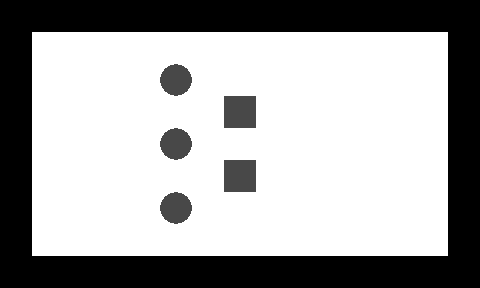

Below is a game level as drawn by its tile map, then a one-line description and the .tmx file that defines it, in full:
An orthogonal 15x9 tile map with 32x32 px tiles, 2 tile layers (1, 2).

<map version="1.0" orientation="orthogonal" width="15" height="9" tilewidth="32" tileheight="32">
 <tileset firstgid="1" name="n_tiles1" tilewidth="32" tileheight="32">
  <image source="../../images/map/common/n_tiles1.png" width="128" height="64" />
 </tileset>
 <layer name="1" width="15" height="9">
  <data encoding="csv">
1,1,1,1,1,1,1,1,1,1,1,1,1,1,1,
1,1,1,1,1,1,1,1,1,1,1,1,1,1,1,
1,1,1,1,1,1,1,1,1,1,1,1,1,1,1,
1,1,1,1,1,1,1,1,1,1,1,1,1,1,1,
1,1,1,1,1,1,1,1,1,1,1,1,1,1,1,
1,1,1,1,1,1,1,1,1,1,1,1,1,1,1,
1,1,1,1,1,1,1,1,1,1,1,1,1,1,1,
1,1,1,1,1,1,1,1,1,1,1,1,1,1,1,
1,1,1,1,1,1,1,1,1,1,1,1,1,1,1
</data>
 </layer>
 <layer name="2" width="15" height="9">
  <data encoding="csv">
2,2,2,2,2,2,2,2,2,2,2,2,2,2,2,
2,0,0,0,0,0,0,0,0,0,0,0,0,0,2,
2,0,0,0,0,3,0,0,0,0,0,0,0,0,2,
2,0,0,0,0,0,0,4,0,0,0,0,0,0,2,
2,0,0,0,0,3,0,0,0,0,0,0,0,0,2,
2,0,0,0,0,0,0,4,0,0,0,0,0,0,2,
2,0,0,0,0,3,0,0,0,0,0,0,0,0,2,
2,0,0,0,0,0,0,0,0,0,0,0,0,0,2,
2,2,2,2,2,2,2,2,2,2,2,2,2,2,2
</data>
 </layer>
</map>
